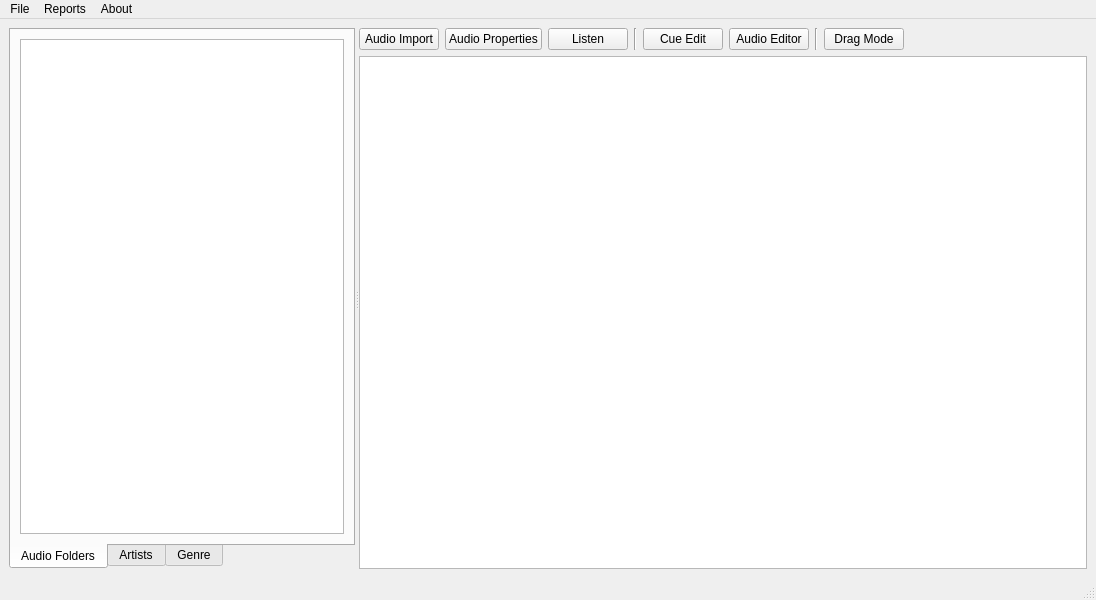
<?xml version="1.0" encoding="UTF-8"?>
<ui version="4.0">
 <class>MainWindow</class>
 <widget class="QMainWindow" name="MainWindow">
  <property name="geometry">
   <rect>
    <x>0</x>
    <y>0</y>
    <width>1096</width>
    <height>600</height>
   </rect>
  </property>
  <property name="windowTitle">
   <string>MainWindow</string>
  </property>
  <widget class="QWidget" name="centralwidget">
   <layout class="QVBoxLayout" name="verticalLayout_2">
    <item>
     <widget class="QSplitter" name="splitter">
      <property name="orientation">
       <enum>Qt::Horizontal</enum>
      </property>
      <widget class="QTabWidget" name="tabWidget">
       <property name="minimumSize">
        <size>
         <width>200</width>
         <height>0</height>
        </size>
       </property>
       <property name="maximumSize">
        <size>
         <width>400</width>
         <height>16777215</height>
        </size>
       </property>
       <property name="tabPosition">
        <enum>QTabWidget::South</enum>
       </property>
       <property name="currentIndex">
        <number>0</number>
       </property>
       <widget class="QWidget" name="tabFolder">
        <attribute name="title">
         <string>Audio Folders</string>
        </attribute>
        <layout class="QVBoxLayout" name="verticalLayout_5">
         <item>
          <layout class="QHBoxLayout" name="hlFolder">
           <item>
            <widget class="QTreeView" name="tvFolders"/>
           </item>
          </layout>
         </item>
        </layout>
       </widget>
       <widget class="QWidget" name="tabArtist">
        <attribute name="title">
         <string>Artists</string>
        </attribute>
        <layout class="QVBoxLayout" name="verticalLayout_3">
         <item>
          <layout class="QHBoxLayout" name="hlArtist"/>
         </item>
         <item>
          <layout class="QHBoxLayout" name="horizontalLayout_3">
           <item>
            <widget class="QLabel" name="label">
             <property name="text">
              <string>Search:</string>
             </property>
            </widget>
           </item>
           <item>
            <widget class="QLineEdit" name="lineEdit"/>
           </item>
          </layout>
         </item>
         <item>
          <widget class="QTableView" name="tvArtists"/>
         </item>
        </layout>
       </widget>
       <widget class="QWidget" name="tabGenre">
        <attribute name="title">
         <string>Genre</string>
        </attribute>
        <layout class="QVBoxLayout" name="verticalLayout_4">
         <item>
          <layout class="QHBoxLayout" name="hlGenre"/>
         </item>
         <item>
          <widget class="QTableView" name="tvGenre"/>
         </item>
        </layout>
       </widget>
      </widget>
      <widget class="QWidget" name="layoutWidget">
       <layout class="QVBoxLayout" name="verticalLayout">
        <item>
         <layout class="QHBoxLayout" name="horizontalLayout">
          <item>
           <widget class="QPushButton" name="pushButton">
            <property name="text">
             <string>Audio Import</string>
            </property>
           </widget>
          </item>
          <item>
           <widget class="QPushButton" name="pushButton_2">
            <property name="text">
             <string>Audio Properties</string>
            </property>
           </widget>
          </item>
          <item>
           <widget class="QPushButton" name="pushButton_3">
            <property name="text">
             <string>Listen</string>
            </property>
           </widget>
          </item>
          <item>
           <widget class="Line" name="line">
            <property name="orientation">
             <enum>Qt::Vertical</enum>
            </property>
           </widget>
          </item>
          <item>
           <widget class="QPushButton" name="pushButton_4">
            <property name="text">
             <string>Cue Edit</string>
            </property>
           </widget>
          </item>
          <item>
           <widget class="QPushButton" name="pushButton_5">
            <property name="text">
             <string>Audio Editor</string>
            </property>
           </widget>
          </item>
          <item>
           <widget class="Line" name="line_2">
            <property name="orientation">
             <enum>Qt::Vertical</enum>
            </property>
           </widget>
          </item>
          <item>
           <widget class="QPushButton" name="pushButton_6">
            <property name="text">
             <string>Drag Mode</string>
            </property>
           </widget>
          </item>
          <item>
           <spacer name="horizontalSpacer">
            <property name="orientation">
             <enum>Qt::Horizontal</enum>
            </property>
            <property name="sizeHint" stdset="0">
             <size>
              <width>40</width>
              <height>20</height>
             </size>
            </property>
           </spacer>
          </item>
         </layout>
        </item>
        <item>
         <widget class="QTableView" name="tvTracks">
          <property name="selectionMode">
           <enum>QAbstractItemView::MultiSelection</enum>
          </property>
          <property name="selectionBehavior">
           <enum>QAbstractItemView::SelectRows</enum>
          </property>
          <property name="sortingEnabled">
           <bool>true</bool>
          </property>
         </widget>
        </item>
       </layout>
      </widget>
     </widget>
    </item>
   </layout>
  </widget>
  <widget class="QMenuBar" name="menubar">
   <property name="geometry">
    <rect>
     <x>0</x>
     <y>0</y>
     <width>1096</width>
     <height>21</height>
    </rect>
   </property>
   <widget class="QMenu" name="menuFile">
    <property name="title">
     <string>File</string>
    </property>
    <addaction name="actionMP3_to_OGG_Converter"/>
    <addaction name="actionManage_Trash_Can"/>
    <addaction name="actionSettings"/>
    <addaction name="separator"/>
    <addaction name="actionE_xit"/>
   </widget>
   <widget class="QMenu" name="menuReports">
    <property name="title">
     <string>Reports</string>
    </property>
    <addaction name="actionSimple_Audio_List"/>
    <addaction name="actionDetailed_Audio_List"/>
    <addaction name="separator"/>
    <addaction name="actionAudio_Stats"/>
   </widget>
   <widget class="QMenu" name="menuAbout">
    <property name="title">
     <string>About</string>
    </property>
    <addaction name="actionAbout_Audio_Explorer"/>
   </widget>
   <addaction name="menuFile"/>
   <addaction name="menuReports"/>
   <addaction name="menuAbout"/>
  </widget>
  <widget class="QStatusBar" name="statusbar"/>
  <action name="actionMP3_to_OGG_Converter">
   <property name="text">
    <string>MP3 to OGG Converter</string>
   </property>
  </action>
  <action name="actionManage_Trash_Can">
   <property name="text">
    <string>Manage Trash Can</string>
   </property>
  </action>
  <action name="actionSettings">
   <property name="text">
    <string>Settings</string>
   </property>
  </action>
  <action name="actionE_xit">
   <property name="text">
    <string>E&amp;xit</string>
   </property>
  </action>
  <action name="actionSimple_Audio_List">
   <property name="text">
    <string>Simple Audio List</string>
   </property>
  </action>
  <action name="actionDetailed_Audio_List">
   <property name="text">
    <string>Detailed Audio List</string>
   </property>
  </action>
  <action name="actionAudio_Stats">
   <property name="text">
    <string>Audio Stats</string>
   </property>
  </action>
  <action name="actionAbout_Audio_Explorer">
   <property name="text">
    <string>About Audio Explorer</string>
   </property>
  </action>
 </widget>
 <resources/>
 <connections/>
</ui>
